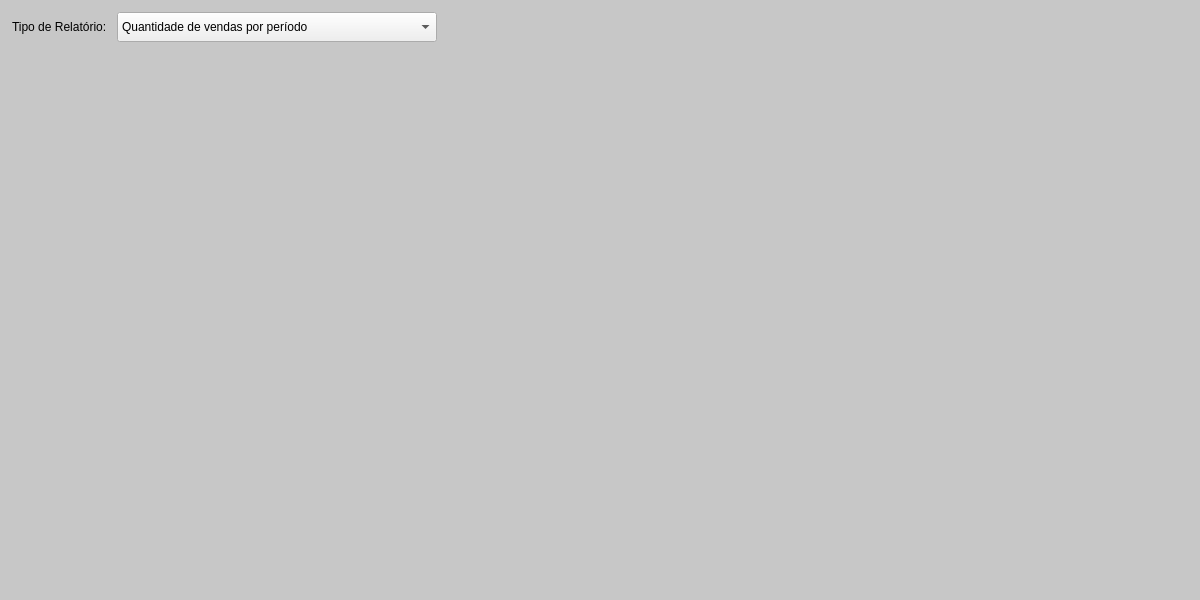
<?xml version="1.0" encoding="UTF-8"?>
<ui version="4.0">
 <class>relatorios</class>
 <widget class="QWidget" name="relatorios">
  <property name="geometry">
   <rect>
    <x>0</x>
    <y>0</y>
    <width>1200</width>
    <height>600</height>
   </rect>
  </property>
  <property name="minimumSize">
   <size>
    <width>900</width>
    <height>500</height>
   </size>
  </property>
  <property name="windowTitle">
   <string>Relatórios</string>
  </property>
  <property name="styleSheet">
   <string notr="true">
#relatorios {
  background-color: rgb(199, 199, 199);
}
QPushButton {
  background-color: rgb(43, 132, 191);
  color: rgb(255, 255, 255);
  font-size: 13px;
  border-radius: 10px;
}
QPushButton:hover {
  background-color: rgb(13, 92, 161);
}
QPushButton:pressed {
  color: rgb(255, 255, 255);
  background-color: rgb(153, 193, 241);
}
   </string>
  </property>
  <layout class="QVBoxLayout" name="verticalLayout">
   <property name="spacing">
    <number>8</number>
   </property>
   <property name="leftMargin">
    <number>12</number>
   </property>
   <property name="topMargin">
    <number>12</number>
   </property>
   <property name="rightMargin">
    <number>12</number>
   </property>
   <property name="bottomMargin">
    <number>12</number>
   </property>
   <item>
    <layout class="QHBoxLayout" name="topBarLayout">
     <property name="spacing">
      <number>10</number>
     </property>
     <item>
      <widget class="QLabel" name="label_2">
       <property name="sizePolicy">
        <sizepolicy hsizetype="Fixed" vsizetype="Fixed">
         <horstretch>0</horstretch>
         <verstretch>0</verstretch>
        </sizepolicy>
       </property>
       <property name="styleSheet">
        <string notr="true">font: 700 10pt &quot;Segoe UI&quot;;</string>
       </property>
       <property name="text">
        <string>Tipo de Relatório:</string>
       </property>
      </widget>
     </item>
     <item>
      <widget class="QComboBox" name="CBox_VendasMain">
       <property name="minimumSize">
        <size>
         <width>320</width>
         <height>30</height>
        </size>
       </property>
       <property name="maximumSize">
        <size>
         <width>500</width>
         <height>30</height>
        </size>
       </property>
       <property name="styleSheet">
        <string notr="true">font: 700 10pt &quot;Segoe UI&quot;;</string>
       </property>
       <item>
        <property name="text">
         <string>Quantidade de vendas por período</string>
        </property>
       </item>
       <item>
        <property name="text">
         <string>Valor de vendas por período</string>
        </property>
       </item>
       <item>
        <property name="text">
         <string>Produtos mais vendidos</string>
        </property>
       </item>
       <item>
        <property name="text">
         <string>Forma de Pagamento</string>
        </property>
       </item>
       <item>
        <property name="text">
         <string>Nota Fiscal Valores</string>
        </property>
       </item>
       <item>
        <property name="text">
         <string>Produtos que geram mais Lucro</string>
        </property>
       </item>
      </widget>
     </item>
     <item>
      <spacer name="topBarSpacer">
       <property name="orientation">
        <enum>Qt::Orientation::Horizontal</enum>
       </property>
       <property name="sizeHint" stdset="0">
        <size>
         <width>40</width>
         <height>20</height>
        </size>
       </property>
      </spacer>
     </item>
    </layout>
   </item>
   <item>
    <widget class="QStackedWidget" name="Stacked_Vendas">
     <property name="currentIndex">
      <number>6</number>
     </property>
     <widget class="QWidget" name="page">
      <layout class="QVBoxLayout" name="verticalLayout_8">
       <item>
        <layout class="QVBoxLayout" name="verticalLayout_7">
         <item>
          <widget class="QLabel" name="label_4">
           <property name="text">
            <string>Período:</string>
           </property>
          </widget>
         </item>
         <item>
          <widget class="QComboBox" name="CBox_Periodo">
           <item>
            <property name="text">
             <string>Mes</string>
            </property>
           </item>
           <item>
            <property name="text">
             <string>Ano</string>
            </property>
           </item>
          </widget>
         </item>
        </layout>
       </item>
       <item>
        <layout class="QHBoxLayout" name="horizontalLayout">
         <item>
          <widget class="QComboBox" name="CBox_Ano"/>
         </item>
         <item>
          <widget class="QComboBox" name="CBox_Mes"/>
         </item>
        </layout>
       </item>
      </layout>
     </widget>
     <widget class="QWidget" name="page_2">
      <layout class="QVBoxLayout" name="verticalLayout_10">
       <item>
        <layout class="QVBoxLayout" name="verticalLayout_9">
         <item>
          <widget class="QLabel" name="label_5">
           <property name="text">
            <string>Período:</string>
           </property>
          </widget>
         </item>
         <item>
          <widget class="QComboBox" name="CBox_periodoValor">
           <item>
            <property name="text">
             <string>Mes</string>
            </property>
           </item>
           <item>
            <property name="text">
             <string>Ano</string>
            </property>
           </item>
          </widget>
         </item>
        </layout>
       </item>
       <item>
        <layout class="QHBoxLayout" name="horizontalLayout_2">
         <item>
          <widget class="QComboBox" name="CBox_AnoValor"/>
         </item>
         <item>
          <widget class="QComboBox" name="CBox_MesValor"/>
         </item>
        </layout>
       </item>
      </layout>
     </widget>
     <widget class="QWidget" name="page_5"/>
     <widget class="QWidget" name="page_6">
      <layout class="QVBoxLayout" name="verticalLayout_11">
       <item>
        <widget class="QComboBox" name="CBox_AnoFormaPagamento"/>
       </item>
      </layout>
     </widget>
     <widget class="QWidget" name="page_7">
      <layout class="QVBoxLayout" name="verticalLayout_19">
       <item>
        <widget class="QComboBox" name="CBox_AnoNfValor"/>
       </item>
      </layout>
     </widget>
     <widget class="QWidget" name="page_8">
      <layout class="QVBoxLayout" name="verticalLayout_20">
       <item>
        <widget class="QComboBox" name="CBox_AnoProdutoLucro"/>
       </item>
      </layout>
     </widget>
     <widget class="QWidget" name="page_estoque">
      <layout class="QVBoxLayout" name="verticalLayout_estoque">
       <item>
        <layout class="QHBoxLayout" name="horizontalLayout_3"/>
       </item>
      </layout>
     </widget>
    </widget>
   </item>
  </layout>
 </widget>
 <resources/>
 <connections/>
</ui>
